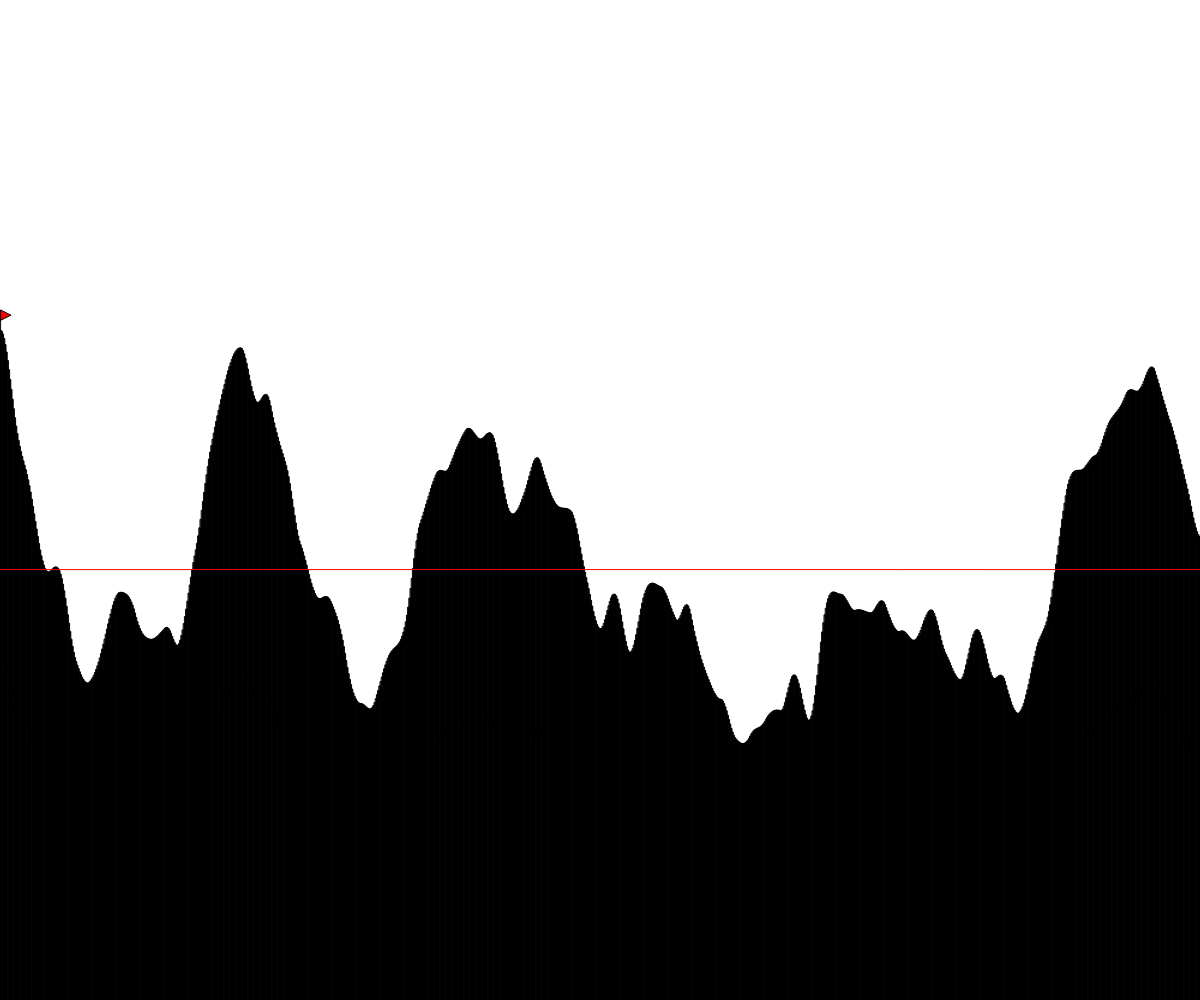
Frame 1 (no input)
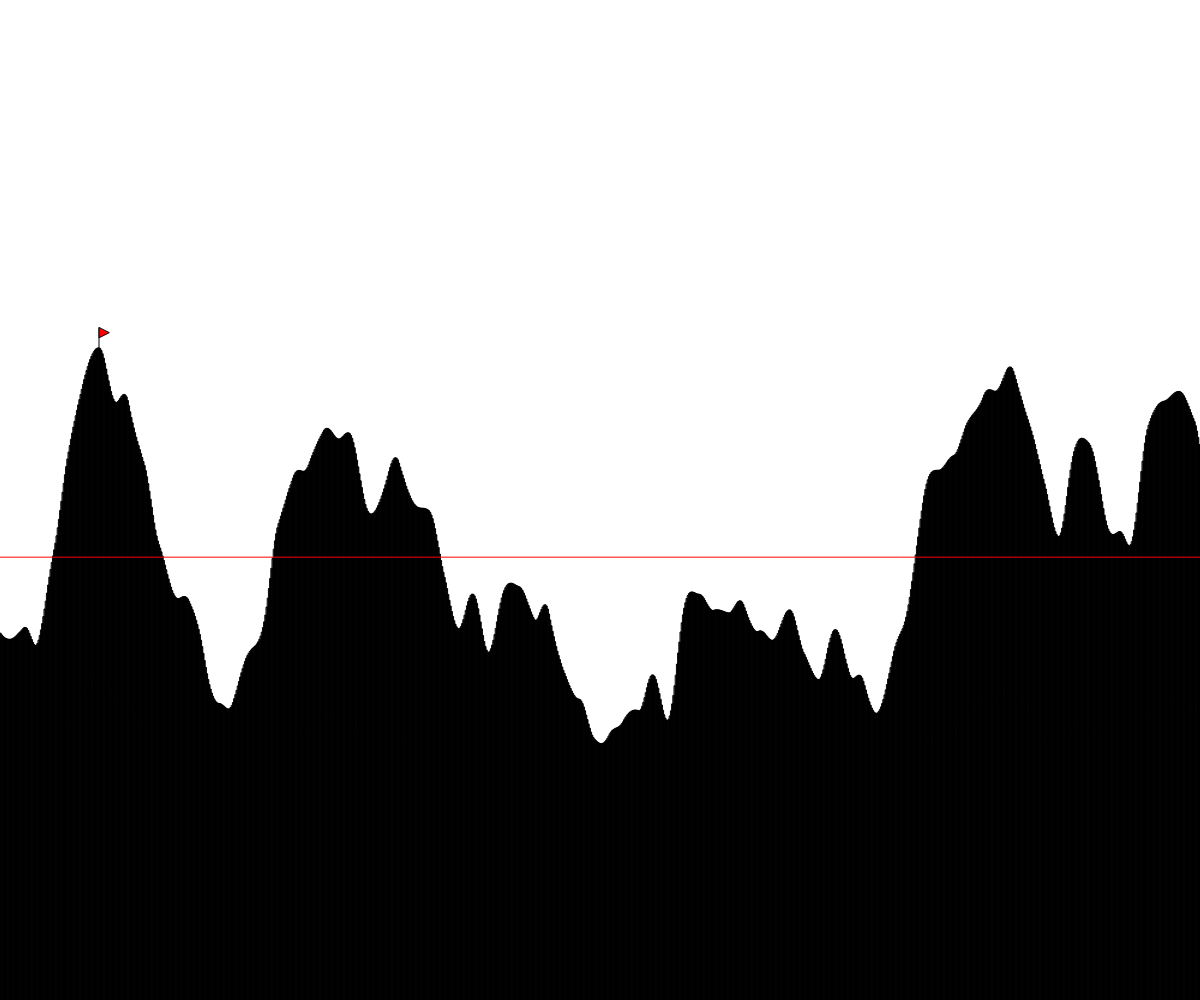
Frame 60 (no input)
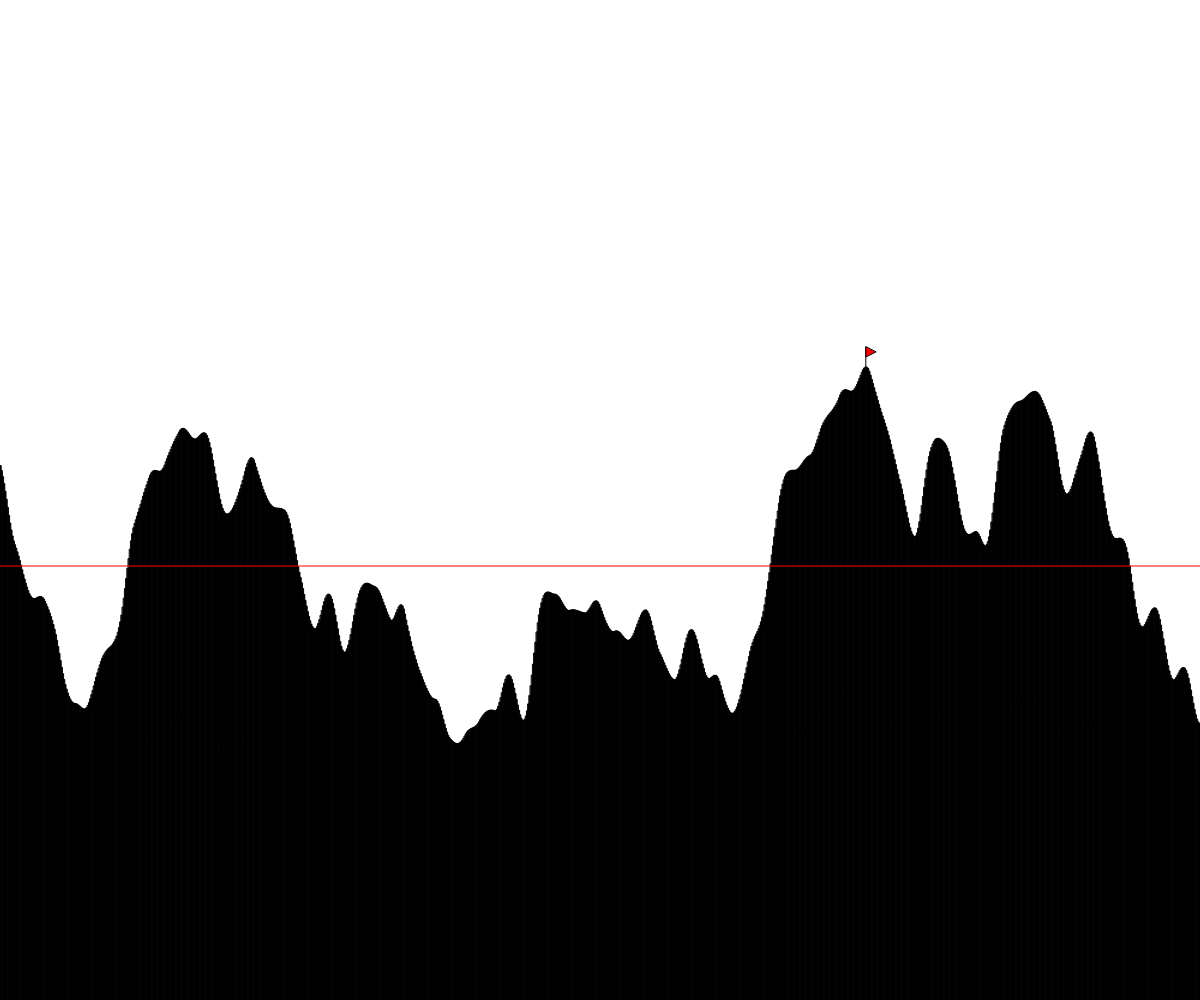
Frame 120 (the mouse pressed at the canvas centre since frame 60)

The p5.js sketch that drew these frames (run headless with seeded random() and noise() and a simulated clock; from frame 60 on, the mouse is pressed at the canvas centre):

// p5.js sketch
// ── sketch.js
// Perlin noise
// ELias Reynolds
//did all of the extra challenges and you can also change how many rectangles there are
let numRect = 1000;//global variables
let rectWidth;
let x = 0;
let noisescale = 0.01;
let noiseTime = 1;
let highestx=0;
let highesty=1000;
let averagesum= 0;
let averageY;
let noisechange = 0;
function setup() {
  createCanvas(windowWidth, windowHeight);
  rectWidth = width / numRect;
  rectMode(CORNERS);//change rect mode
  drawRect();//call it
}
function drawRect() {//draws rectangles
  rectWidth = width / numRect;
  highesty = 1000;
  averagesum = 0;
  for (let x = 0; x < width; x += rectWidth) {
    fill(0);
    let opprectHeight = noise(noiseTime) * height;
    noiseTime += noisescale;
    let rectHeight = height - opprectHeight;
    if (rectHeight < highesty){//keeps track of highest value
      highesty = rectHeight;
      highestx = x;
    }
    averagesum += rectHeight;//running total of sum of rectangles
    averageY = averagesum/numRect;//divide by num of rect
    rect(x, height + 100, x + rectWidth,rectHeight);
  }
  fill(255);
  drawFlag(highestx,highesty);//draw flag at x y values
  stroke('red');
  line(0,averageY,width,averageY);//line at  average
  stroke(0);
}
function draw() {//resets the noisetime to slightly
  //larger each time
  noiseTime =  + noisechange;
  noisechange += 0.02;
  background(255);
  drawRect();
}
function keyPressed() {///makes it so the arrow keys
  //changes the total number of rectangles
  if (keyCode === 37) {
    if (numRect > 10) {
      numRect -= 10;
    }
  }
  if (keyCode === 39) {
    numRect += 10;
  }
  background(255);
  drawRect();
}
function drawFlag(x,y){//draws a flag at an x and y value
  line(x+rectWidth/2,y,x+rectWidth/2,y-20);
  fill('red');
  triangle(x+rectWidth/2,y-20,x+rectWidth/2, y-10,x+rectWidth/2+10, y -15);
  fill(0);
}
